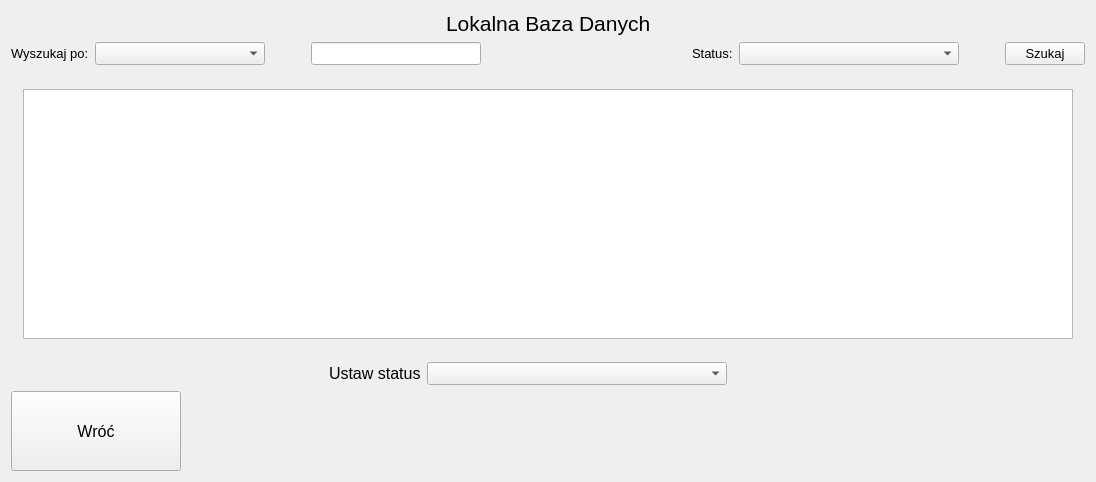
      <widget class="QWidget" name="page_3">
       <property name="sizePolicy">
        <sizepolicy hsizetype="Expanding" vsizetype="Expanding">
         <horstretch>0</horstretch>
         <verstretch>0</verstretch>
        </sizepolicy>
       </property>
       <layout class="QGridLayout" name="gridLayout_5">
        <item row="0" column="0">
         <layout class="QVBoxLayout" name="verticalLayout_14">
          <item>
           <layout class="QHBoxLayout" name="horizontalLayout_35">
            <item>
             <spacer name="horizontalSpacer_23">
              <property name="orientation">
               <enum>Qt::Horizontal</enum>
              </property>
              <property name="sizeType">
               <enum>QSizePolicy::Expanding</enum>
              </property>
              <property name="sizeHint" stdset="0">
               <size>
                <width>398</width>
                <height>20</height>
               </size>
              </property>
             </spacer>
            </item>
            <item>
             <widget class="QLabel" name="label_10">
              <property name="font">
               <font>
                <pointsize>16</pointsize>
               </font>
              </property>
              <property name="text">
               <string>Lokalna Baza Danych</string>
              </property>
             </widget>
            </item>
            <item>
             <spacer name="horizontalSpacer_25">
              <property name="orientation">
               <enum>Qt::Horizontal</enum>
              </property>
              <property name="sizeType">
               <enum>QSizePolicy::Expanding</enum>
              </property>
              <property name="sizeHint" stdset="0">
               <size>
                <width>398</width>
                <height>20</height>
               </size>
              </property>
             </spacer>
            </item>
           </layout>
          </item>
          <item>
           <layout class="QHBoxLayout" name="horizontalLayout_33">
            <item>
             <layout class="QHBoxLayout" name="horizontalLayout_17">
              <item>
               <layout class="QHBoxLayout" name="horizontalLayout_16">
                <item>
                 <widget class="QLabel" name="label_8">
                  <property name="font">
                   <font>
                    <pointsize>10</pointsize>
                   </font>
                  </property>
                  <property name="text">
                   <string>Wyszukaj po:</string>
                  </property>
                  <property name="buddy">
                   <cstring>comboBox_SearchFor_LocalDatabase</cstring>
                  </property>
                 </widget>
                </item>
                <item>
                 <widget class="QComboBox" name="comboBox_SearchFor_LocalDatabase">
                  <property name="sizePolicy">
                   <sizepolicy hsizetype="Minimum" vsizetype="Fixed">
                    <horstretch>0</horstretch>
                    <verstretch>0</verstretch>
                   </sizepolicy>
                  </property>
                  <property name="minimumSize">
                   <size>
                    <width>170</width>
                    <height>0</height>
                   </size>
                  </property>
                  <property name="baseSize">
                   <size>
                    <width>80</width>
                    <height>0</height>
                   </size>
                  </property>
                  <property name="font">
                   <font>
                    <pointsize>10</pointsize>
                   </font>
                  </property>
                 </widget>
                </item>
               </layout>
              </item>
              <item>
               <spacer name="horizontalSpacer_24">
                <property name="orientation">
                 <enum>Qt::Horizontal</enum>
                </property>
                <property name="sizeType">
                 <enum>QSizePolicy::Preferred</enum>
                </property>
                <property name="sizeHint" stdset="0">
                 <size>
                  <width>40</width>
                  <height>20</height>
                 </size>
                </property>
               </spacer>
              </item>
              <item>
               <widget class="QLineEdit" name="lineEdit_SearchLocalDatabase">
                <property name="sizePolicy">
                 <sizepolicy hsizetype="Minimum" vsizetype="Fixed">
                  <horstretch>0</horstretch>
                  <verstretch>0</verstretch>
                 </sizepolicy>
                </property>
                <property name="minimumSize">
                 <size>
                  <width>170</width>
                  <height>0</height>
                 </size>
                </property>
                <property name="font">
                 <font>
                  <pointsize>10</pointsize>
                 </font>
                </property>
               </widget>
              </item>
              <item>
               <spacer name="horizontalSpacer_31">
                <property name="orientation">
                 <enum>Qt::Horizontal</enum>
                </property>
                <property name="sizeHint" stdset="0">
                 <size>
                  <width>80</width>
                  <height>20</height>
                 </size>
                </property>
               </spacer>
              </item>
             </layout>
            </item>
            <item>
             <layout class="QHBoxLayout" name="horizontalLayout_21">
              <item>
               <layout class="QHBoxLayout" name="horizontalLayout_32">
                <item>
                 <widget class="QLabel" name="label_9">
                  <property name="font">
                   <font>
                    <pointsize>10</pointsize>
                   </font>
                  </property>
                  <property name="text">
                   <string>Status:</string>
                  </property>
                  <property name="buddy">
                   <cstring>comboBox_SearchFor_LocalDatabase</cstring>
                  </property>
                 </widget>
                </item>
                <item>
                 <widget class="QComboBox" name="comboBox_SearchForStatus_LocalDatabase">
                  <property name="sizePolicy">
                   <sizepolicy hsizetype="Minimum" vsizetype="Fixed">
                    <horstretch>0</horstretch>
                    <verstretch>0</verstretch>
                   </sizepolicy>
                  </property>
                  <property name="minimumSize">
                   <size>
                    <width>220</width>
                    <height>0</height>
                   </size>
                  </property>
                  <property name="baseSize">
                   <size>
                    <width>80</width>
                    <height>0</height>
                   </size>
                  </property>
                  <property name="font">
                   <font>
                    <pointsize>10</pointsize>
                   </font>
                  </property>
                 </widget>
                </item>
               </layout>
              </item>
              <item>
               <spacer name="horizontalSpacer_43">
                <property name="orientation">
                 <enum>Qt::Horizontal</enum>
                </property>
                <property name="sizeType">
                 <enum>QSizePolicy::Preferred</enum>
                </property>
                <property name="sizeHint" stdset="0">
                 <size>
                  <width>40</width>
                  <height>20</height>
                 </size>
                </property>
               </spacer>
              </item>
              <item>
               <widget class="QPushButton" name="pushButton_SearchLocalDatabase">
                <property name="font">
                 <font>
                  <pointsize>10</pointsize>
                 </font>
                </property>
                <property name="text">
                 <string>Szukaj</string>
                </property>
               </widget>
              </item>
             </layout>
            </item>
           </layout>
          </item>
          <item>
           <layout class="QVBoxLayout" name="verticalLayout_5">
            <item>
             <spacer name="verticalSpacer_2">
              <property name="orientation">
               <enum>Qt::Vertical</enum>
              </property>
              <property name="sizeType">
               <enum>QSizePolicy::Preferred</enum>
              </property>
              <property name="sizeHint" stdset="0">
               <size>
                <width>1068</width>
                <height>18</height>
               </size>
              </property>
             </spacer>
            </item>
            <item>
             <layout class="QHBoxLayout" name="horizontalLayout_14">
              <item>
               <spacer name="horizontalSpacer_37">
                <property name="orientation">
                 <enum>Qt::Horizontal</enum>
                </property>
                <property name="sizeHint" stdset="0">
                 <size>
                  <width>1</width>
                  <height>20</height>
                 </size>
                </property>
               </spacer>
              </item>
              <item>
               <widget class="QTableWidget" name="tableWidgetLocalDatabase">
                <property name="sizePolicy">
                 <sizepolicy hsizetype="Preferred" vsizetype="Expanding">
                  <horstretch>0</horstretch>
                  <verstretch>0</verstretch>
                 </sizepolicy>
                </property>
                <property name="minimumSize">
                 <size>
                  <width>1050</width>
                  <height>250</height>
                 </size>
                </property>
                <property name="maximumSize">
                 <size>
                  <width>16777215</width>
                  <height>16777215</height>
                 </size>
                </property>
                <property name="font">
                 <font>
                  <pointsize>9</pointsize>
                 </font>
                </property>
                <property name="layoutDirection">
                 <enum>Qt::LeftToRight</enum>
                </property>
               </widget>
              </item>
              <item>
               <spacer name="horizontalSpacer_11">
                <property name="orientation">
                 <enum>Qt::Horizontal</enum>
                </property>
                <property name="sizeHint" stdset="0">
                 <size>
                  <width>1</width>
                  <height>20</height>
                 </size>
                </property>
               </spacer>
              </item>
             </layout>
            </item>
           </layout>
          </item>
          <item>
           <spacer name="verticalSpacer">
            <property name="orientation">
             <enum>Qt::Vertical</enum>
            </property>
            <property name="sizeType">
             <enum>QSizePolicy::Preferred</enum>
            </property>
            <property name="sizeHint" stdset="0">
             <size>
              <width>1038</width>
              <height>17</height>
             </size>
            </property>
           </spacer>
          </item>
          <item>
           <layout class="QHBoxLayout" name="horizontalLayout_18">
            <item>
             <spacer name="horizontalSpacer_27">
              <property name="orientation">
               <enum>Qt::Horizontal</enum>
              </property>
              <property name="sizeHint" stdset="0">
               <size>
                <width>318</width>
                <height>20</height>
               </size>
              </property>
             </spacer>
            </item>
            <item>
             <layout class="QHBoxLayout" name="horizontalLayout_34">
              <item>
               <widget class="QLabel" name="label_11">
                <property name="font">
                 <font>
                  <pointsize>12</pointsize>
                 </font>
                </property>
                <property name="text">
                 <string>Ustaw status</string>
                </property>
                <property name="buddy">
                 <cstring>comboBox_SetStatus_LocalDatabase</cstring>
                </property>
               </widget>
              </item>
              <item>
               <layout class="QHBoxLayout" name="horizontalLayout_19">
                <item>
                 <widget class="QComboBox" name="comboBox_SetStatus_LocalDatabase">
                  <property name="minimumSize">
                   <size>
                    <width>300</width>
                    <height>0</height>
                   </size>
                  </property>
                  <property name="font">
                   <font>
                    <pointsize>10</pointsize>
                   </font>
                  </property>
                 </widget>
                </item>
                <item>
                 <spacer name="horizontalSpacer_26">
                  <property name="orientation">
                   <enum>Qt::Horizontal</enum>
                  </property>
                  <property name="sizeHint" stdset="0">
                   <size>
                    <width>40</width>
                    <height>20</height>
                   </size>
                  </property>
                 </spacer>
                </item>
               </layout>
              </item>
             </layout>
            </item>
            <item>
             <spacer name="horizontalSpacer_47">
              <property name="orientation">
               <enum>Qt::Horizontal</enum>
              </property>
              <property name="sizeType">
               <enum>QSizePolicy::Expanding</enum>
              </property>
              <property name="sizeHint" stdset="0">
               <size>
                <width>318</width>
                <height>20</height>
               </size>
              </property>
             </spacer>
            </item>
           </layout>
          </item>
          <item>
           <layout class="QHBoxLayout" name="horizontalLayout_20">
            <item>
             <widget class="QPushButton" name="pushButtonGoBack_LocalDatabase">
              <property name="minimumSize">
               <size>
                <width>170</width>
                <height>80</height>
               </size>
              </property>
              <property name="maximumSize">
               <size>
                <width>170</width>
                <height>16777215</height>
               </size>
              </property>
              <property name="font">
               <font>
                <pointsize>12</pointsize>
               </font>
              </property>
              <property name="text">
               <string>Wróć</string>
              </property>
             </widget>
            </item>
            <item>
             <spacer name="horizontalSpacer_28">
              <property name="orientation">
               <enum>Qt::Horizontal</enum>
              </property>
              <property name="sizeType">
               <enum>QSizePolicy::Expanding</enum>
              </property>
              <property name="sizeHint" stdset="0">
               <size>
                <width>300</width>
                <height>20</height>
               </size>
              </property>
             </spacer>
            </item>
           </layout>
          </item>
         </layout>
        </item>
       </layout>
      </widget>
